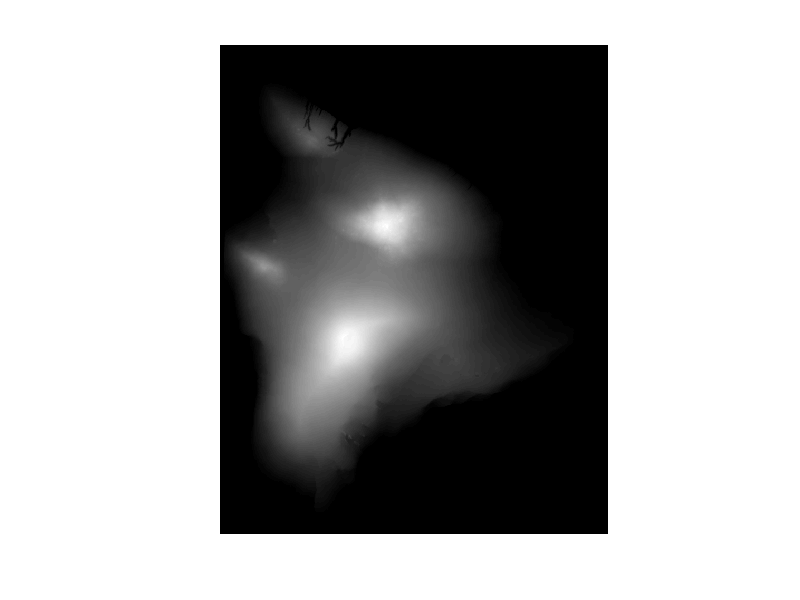

Source code (MATLAB): (Note: this script raises an error after producing the figure.)
%Andrew Katz
%Homework 3
%Problem 12
function P12()
load ('hawaii.mat');
imshow(hawaii_m, []);
cameraMatrix = getCameraMatrix();
cameraMatrix 
end


